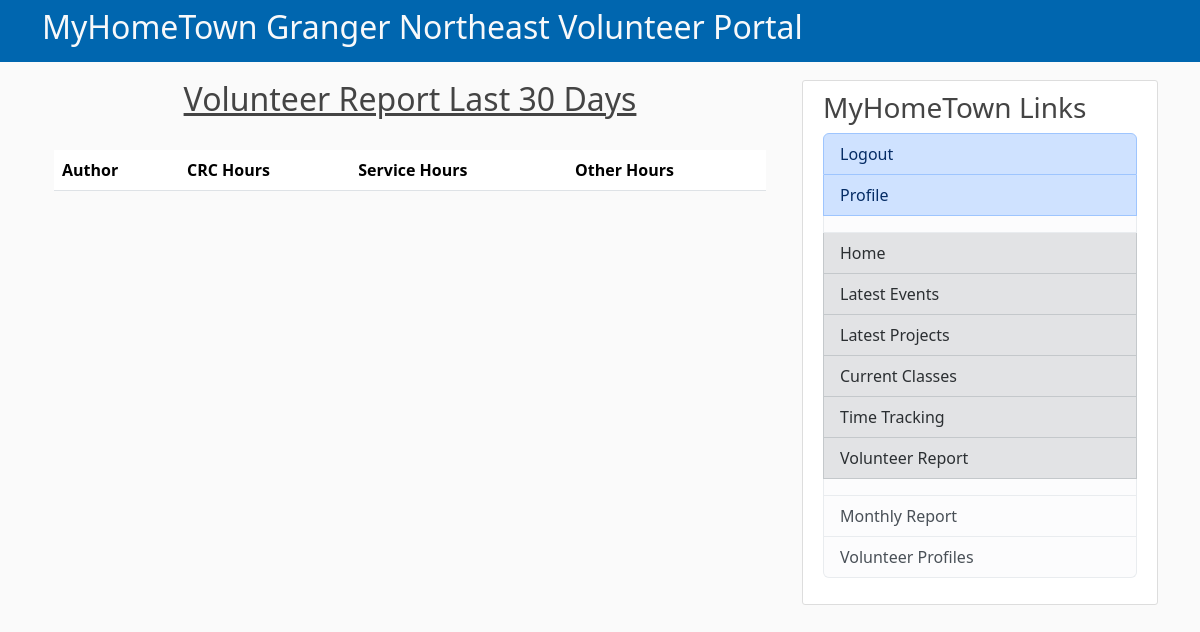
The page /private/report/volunteer (signed in) on the database as committed earlier.
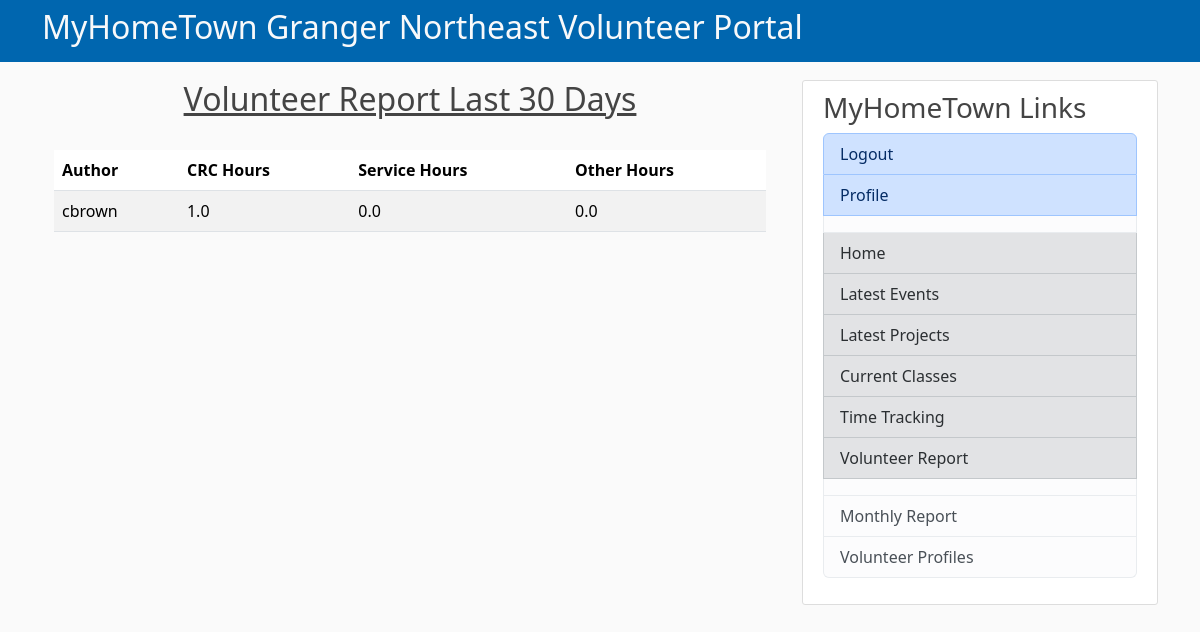
The same page on the database as committed later.
### common/models.py (models this page shows, shortened)
class TimeTrack(models.Model):
    location = models.CharField(max_length=255)
    date = models.DateField(default=timezone.now)
    date_posted = models.DateTimeField(default=timezone.now)
    crc = models.FloatField(null=True, blank=True)
    service = models.FloatField(null=True, blank=True)
    other = models.FloatField(null=True, blank=True)
    author = models.ForeignKey(User, on_delete=models.CASCADE)

### private/views.py (the view)
# urls.py: path('report/volunteer', VolunteerReportView.as_view(), name="volunteer-report"),
class VolunteerReportView(LoginRequiredMixin, ListView):
    model = TimeTrack
    template_name = 'reports/volunteer_report.html'
    context_object_name = 'report_data'
    def get_queryset(self):
        thirty_days_ago = datetime.now() - timedelta(days=30)
        aggregates = (TimeTrack.objects
                        .filter(date__gte=thirty_days_ago)
                        .annotate(author_username=F('author__username'))  # Add this line
                        .values('author_username')  # Update this line
                        .annotate(
                            crc_sum=Sum('crc'),
                            service_sum=Sum('service'),
                            other_sum=Sum('other')
                        )
                    )
        return aggregates

### private/templates/reports/volunteer_report.html (shortened to what this page needs)
{% extends "private/base.html" %}
{% block content %}
<div class="container">
  <h2 class="text-center"><u>Volunteer Report Last 30 Days</u></h2><br>
  <table class="table table-striped">
    <thead>
      <tr>
        <th>Author</th>
        <th>CRC Hours</th>
        <th>Service Hours</th>
        <th>Other Hours</th>
      </tr>
    </thead>
    <tbody>
      {% for data in report_data %}
        <tr>
          <td>{{ data.author_username }}</td>
          <td>{{ data.crc_sum }}</td>
          <td>{{ data.service_sum }}</td>
          <td>{{ data.other_sum }}</td>
        </tr>
      {% endfor %}
    </tbody>
  </table>
</div>
{% endblock %}

Rows that differ between the two databases and show on the page:
added TimeTrack: author_username "cbrown", crc_sum "1.0", service_sum "0.0", other_sum "0.0"
